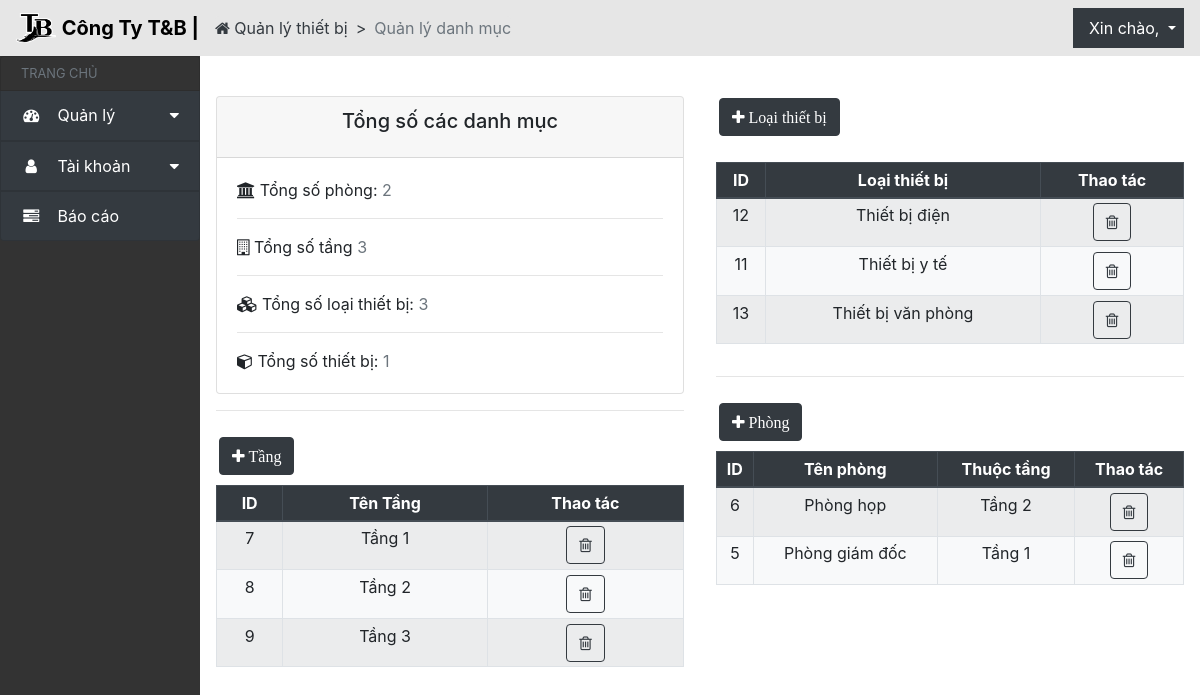
Before: /vitri/ with the older database file.
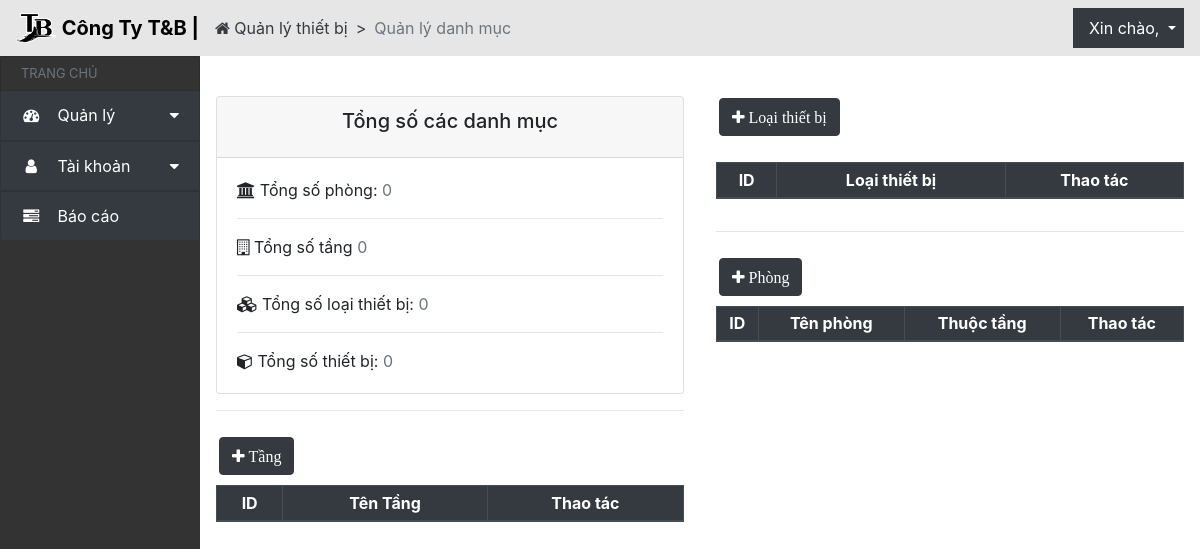
After: the same page with the newer database file.
### QLthietbi_app/models.py (models this page shows, shortened)
class Tang(models.Model):
    ten_tang = models.CharField(max_length=10,verbose_name='Số tầng')
    class meta:
        ordering = ['-ten_tang']
        verbose_name_plural = 'Tầng'
    def __str__(self):
        return self.ten_tang

class LoaiThietBi(models.Model):
    ten_loaithietbi = models.CharField(max_length=30, verbose_name='Tên loại thiết bị')
    class Meta:
        ordering = ['-ten_loaithietbi']
        verbose_name_plural = 'Loại thiết bị'

class Phong(models.Model):
    tang = models.ForeignKey(Tang, on_delete=models.CASCADE, verbose_name='Tầng')
    ten_phong = models.CharField(max_length=30, verbose_name='Tên phòng')
    class Meta:
        ordering = ['-ten_phong']
        verbose_name_plural = 'Phòng'

### QLthietbi_app/views.py (the view)
# urls.py: path('vitri/', views.render_vitri_thietbi, name='render_vitri_thietbi'),
def render_vitri_thietbi(request):
    listPhong = Phong.objects.all()
    listTang = Tang.objects.all()
    listLoaiThietBi = LoaiThietBi.objects.all()
    ThietBiCount = ThietBi.objects.all().count()
    LoaiForm = LoaiThietBiForm()
    Phongform = PhongForm()
    Tangform = TangForm()
    return render(request, 'vitri_thietbi.html', {'listPhong': listPhong, 'listTang': listTang, 'listLoaiThietBi': listLoaiThietBi, 'ThietBiCount': ThietBiCount, 'LoaiForm': LoaiForm, 'Phongform': Phongform, 'Tangform': Tangform})

### QLthietbi_app/templates/vitri_thietbi.html (shortened to what the changed rows need)
{% extends 'header_vitri.html' %}
{% block content %}
<div class="col-5 p-md-3">
    <br />
    <div class="card">
        <div class="card-body">
            <a><i class="fa fa-university" aria-hidden="true"></i> Tổng số phòng: <span class="text-muted">{{ listPhong.count }}</span></a>
            <a><i class="fa fa-building-o" aria-hidden="true"></i> Tổng số tầng <span class="text-muted">{{ listTang.count }}</span></a>
            <a><i class="fa fa-cubes" aria-hidden="true"></i> Tổng số loại thiết bị: <span class="text-muted">{{ listLoaiThietBi.count }}</span></a>
            <a><i class="fa fa-cube" aria-hidden="true"></i> Tổng số thiết bị: <span class="text-muted">{{ ThietBiCount }}</span></a>
        </div>
    </div>
    <div class="table-responsive">
        <table id="tang-table" class="table table-sm table-striped bg-light table-condensed table-bordered">
            <thead class="thead-dark">
                <th class="text-center">ID</th>
                <th class="text-center">Tên Tầng</th>
                <th class="text-center">Thao tác</th>
            </thead>
            <tbody>
                {% csrf_token %} {% for Tang in listTang %}
                <tr>
                    <td class="text-center">{{ Tang.id }}</td>
                    <td class="text-center">Tầng {{ Tang.ten_tang }}</td>
                    {% include "xacnhanxoa_tang_modal.html" %}
                    <td class="text-center">
                        <a class="btn btn-outline-dark" data-placement="top" title="Xóa tầng" data-target="#confirmDeleteTangModal-{{ Tang.pk }}" data-toggle="modal" data-tooltip="tooltip" id="delete-item">
                            <i class="fa fa-trash-o" aria-hidden="true"></i>
                        </a>
                    </td>
                </tr>
                {% endfor %}
            </tbody>
        </table>
    </div>
</div>
<div class="col-5 p-md-3">
    <div class="table-responsive">
        <table id="loai-table" class="table table-sm table-striped bg-light table-condensed table-bordered">
            <thead class="thead-dark">
                <th class="text-center">ID</th>
                <th class="text-center">Loại thiết bị</th>
                <th class="text-center">Thao tác</th>
            </thead>
            <tbody>
                {% csrf_token %} {% for LoaiThietBi in listLoaiThietBi %}
                <tr>
                    <td class="text-center">{{ LoaiThietBi.id }}</td>
                    <td class="text-center">{{ LoaiThietBi.ten_loaithietbi }}</td>
                    <td class="text-center">
                        <a class="btn btn-outline-dark" data-placement="top" title="Xóa loại thiết bị" data-tooltip="tooltip" href="{% url 'QLthietbi_app:xoa_loai_thiet_bi' LoaiThietBi.pk %}">
                            <i class="fa fa-trash-o" aria-hidden="true"></i>
                        </a>
                    </td>
                </tr>
                {% endfor %}
            </tbody>
        </table>
    </div>
    <div class="table-responsive">
        <table id="phong-table" class="table table-sm table-striped bg-light table-condensed table-bordered">
            <thead class="thead-dark">
                <th class="text-center">ID</th>
                <th class="text-center">Tên phòng</th>
                <th class="text-center">Thuộc tầng</th>
                <th class="text-center">Thao tác</th>
            </thead>
            <tbody>
                {% csrf_token %} {% for Phong in listPhong %}
                <tr>
                    <td class="text-center">{{ Phong.id }}</td>
                    <td class="text-center">Phòng {{ Phong.ten_phong }}</td>
                    <td class="text-center">Tầng {{ Phong.tang }}</td>
                    <td class="text-center">
                        <a class="btn btn-outline-dark" data-placement="top" title="Xóa phòng" data-tooltip="tooltip" href="{% url 'QLthietbi_app:xoa_phong' Phong.pk %}">
                            <i class="fa fa-trash-o" aria-hidden="true"></i>
                        </a>
                    </td>
                </tr>
                {% endfor %}
            </tbody>
        </table>
    </div>
</div>
{% endblock %}

Changed rows visible on the page:
removed Tang: id "7", ten_tang "1"
removed Tang: id "8", ten_tang "2"
removed Tang: id "9", ten_tang "3"
removed LoaiThietBi: id "12", ten_loaithietbi "Thiết bị điện"
removed LoaiThietBi: id "11", ten_loaithietbi "Thiết bị y tế"
removed LoaiThietBi: id "13", ten_loaithietbi "Thiết bị văn phòng"
removed Phong: id "6", ten_phong "họp", tang "2"
removed Phong: id "5", ten_phong "giám đốc", tang "1"
Other visible differences:
{{ listPhong.count }}: "2" → "0"
{{ listTang.count }}: "3" → "0"
{{ listLoaiThietBi.count }}: "3" → "0"
{{ ThietBiCount }}: "1" → "0"
